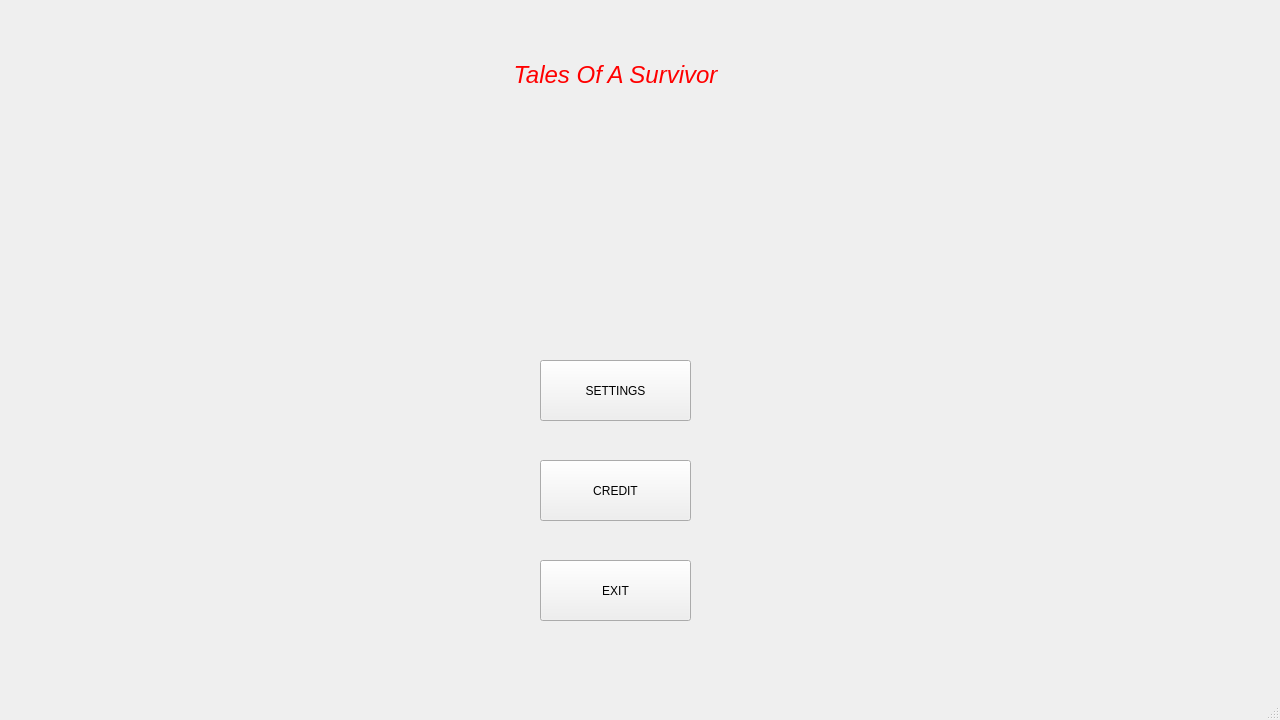
<?xml version="1.0" encoding="UTF-8"?>
<ui version="4.0">
 <class>MainWindow</class>
 <widget class="QMainWindow" name="MainWindow">
  <property name="geometry">
   <rect>
    <x>0</x>
    <y>0</y>
    <width>1280</width>
    <height>720</height>
   </rect>
  </property>
  <property name="minimumSize">
   <size>
    <width>1280</width>
    <height>720</height>
   </size>
  </property>
  <property name="maximumSize">
   <size>
    <width>1280</width>
    <height>720</height>
   </size>
  </property>
  <property name="windowTitle">
   <string>MainWindow</string>
  </property>
  <property name="autoFillBackground">
   <bool>false</bool>
  </property>
  <property name="styleSheet">
   <string notr="true">background-image: url(:/image/bkg.bmp);</string>
  </property>
  <widget class="QWidget" name="centralWidget">
   <widget class="QLabel" name="label">
    <property name="geometry">
     <rect>
      <x>300</x>
      <y>30</y>
      <width>631</width>
      <height>91</height>
     </rect>
    </property>
    <property name="text">
     <string>&lt;html&gt;&lt;head/&gt;&lt;body&gt;&lt;p align=&quot;center&quot;&gt;&lt;span style=&quot; font-size:18pt; font-style:italic; color:#ff0000;&quot;&gt;Tales Of A Survivor&lt;/span&gt;&lt;/p&gt;&lt;/body&gt;&lt;/html&gt;</string>
    </property>
    <property name="textFormat">
     <enum>Qt::AutoText</enum>
    </property>
   </widget>
   <widget class="QPushButton" name="pushButton_2">
    <property name="geometry">
     <rect>
      <x>540</x>
      <y>460</y>
      <width>151</width>
      <height>61</height>
     </rect>
    </property>
    <property name="styleSheet">
     <string notr="true">background-image: url(:/image/bkg.bmp);</string>
    </property>
    <property name="text">
     <string>CREDIT</string>
    </property>
   </widget>
   <widget class="QPushButton" name="pushButton_3">
    <property name="geometry">
     <rect>
      <x>540</x>
      <y>560</y>
      <width>151</width>
      <height>61</height>
     </rect>
    </property>
    <property name="text">
     <string>EXIT</string>
    </property>
   </widget>
   <widget class="QPushButton" name="pushButton_4">
    <property name="geometry">
     <rect>
      <x>540</x>
      <y>360</y>
      <width>151</width>
      <height>61</height>
     </rect>
    </property>
    <property name="text">
     <string>SETTINGS</string>
    </property>
   </widget>
  </widget>
  <widget class="QStatusBar" name="statusBar"/>
 </widget>
 <layoutdefault spacing="6" margin="11"/>
 <resources/>
 <connections>
  <connection>
   <sender>pushButton_3</sender>
   <signal>clicked()</signal>
   <receiver>MainWindow</receiver>
   <slot>close()</slot>
   <hints>
    <hint type="sourcelabel">
     <x>615</x>
     <y>502</y>
    </hint>
    <hint type="destinationlabel">
     <x>639</x>
     <y>359</y>
    </hint>
   </hints>
  </connection>
  <connection>
   <sender>pushButton_2</sender>
   <signal>clicked()</signal>
   <receiver>MainWindow</receiver>
   <slot>openCredits()</slot>
   <hints>
    <hint type="sourcelabel">
     <x>615</x>
     <y>402</y>
    </hint>
    <hint type="destinationlabel">
     <x>639</x>
     <y>359</y>
    </hint>
   </hints>
  </connection>
  <connection>
   <sender>pushButton_4</sender>
   <signal>clicked()</signal>
   <receiver>MainWindow</receiver>
   <slot>openSettings()</slot>
   <hints>
    <hint type="sourcelabel">
     <x>615</x>
     <y>392</y>
    </hint>
    <hint type="destinationlabel">
     <x>639</x>
     <y>359</y>
    </hint>
   </hints>
  </connection>
 </connections>
 <slots>
  <slot>openCredits()</slot>
  <slot>openSettings()</slot>
 </slots>
</ui>
